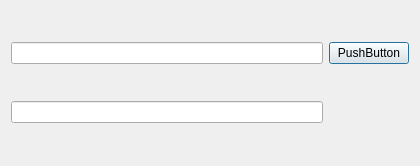
<?xml version="1.0" encoding="UTF-8"?>
<ui version="4.0">
 <class>Login</class>
 <widget class="QDialog" name="Login">
  <property name="geometry">
   <rect>
    <x>0</x>
    <y>0</y>
    <width>420</width>
    <height>166</height>
   </rect>
  </property>
  <property name="windowTitle">
   <string>Dialog</string>
  </property>
  <layout class="QGridLayout" name="gridLayout">
   <item row="0" column="1">
    <widget class="QPushButton" name="LoginButt">
     <property name="text">
      <string>PushButton</string>
     </property>
    </widget>
   </item>
   <item row="1" column="0">
    <widget class="QLineEdit" name="lineEdit_Heslo"/>
   </item>
   <item row="0" column="0">
    <widget class="QLineEdit" name="lineEdit_Jmeno"/>
   </item>
  </layout>
 </widget>
 <resources/>
 <connections/>
</ui>
